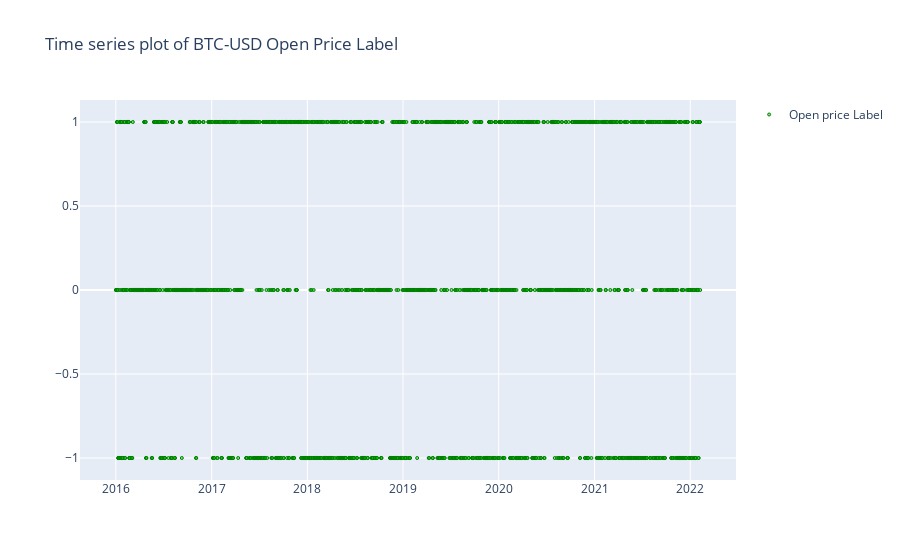

Notebook source saved alongside this figure:
### Code cell
# plot the open price labels
x = df["ds"]
y = df["y"]
fig = go.Figure()
fig.add_trace(
    go.Scatter(
        name= 'Open price Label',
        mode='markers',
        x=x,
        y=y,
        marker=dict(
            # symbol = 'triangle-up',
            color='rgba(20, 200, 20, 0.5)',
            size=3,
            line=dict(
                color='Green',
                width=1
            )
        ),
        showlegend=True
    )
)

# Set title
fig.update_layout(
    title_text="Time series plot of " + symbol + " Open Price Label",
)

### Figure 1 — Plotly figure (JSON) as saved in the notebook; plotly's stock layout.template omitted (floating-point values rounded to 4 significant figures; data arrays with more than 128 entries replaced by an {"elided": "..."} marker saying what was removed)
{"data": [{"marker": {"color": "rgba(20, 200, 20, 0.5)", "line": {"color": "Green", "width": 1}, "size": 3}, "mode": "markers", "name": "Open price Label", "showlegend": true, "type": "scatter", "x": {"elided": "2231 str values"}, "y": {"elided": "2231 int values"}}], "layout": {"title": {"text": "Time series plot of BTC-USD Open Price Label"}}}
